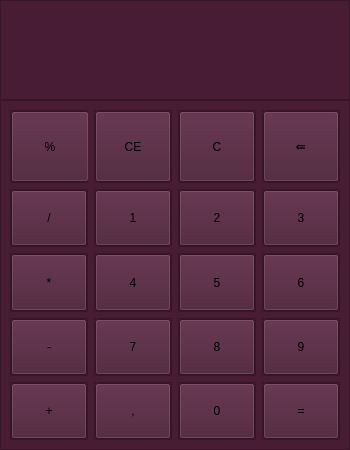
<?xml version="1.0" encoding="UTF-8"?>
<ui version="4.0">
 <class>MainWindow</class>
 <widget class="QMainWindow" name="MainWindow">
  <property name="geometry">
   <rect>
    <x>0</x>
    <y>0</y>
    <width>350</width>
    <height>450</height>
   </rect>
  </property>
  <property name="minimumSize">
   <size>
    <width>350</width>
    <height>450</height>
   </size>
  </property>
  <property name="maximumSize">
   <size>
    <width>350</width>
    <height>450</height>
   </size>
  </property>
  <property name="windowTitle">
   <string>Calculator</string>
  </property>
  <widget class="QWidget" name="centralwidget">
   <property name="minimumSize">
    <size>
     <width>350</width>
     <height>450</height>
    </size>
   </property>
   <property name="maximumSize">
    <size>
     <width>350</width>
     <height>450</height>
    </size>
   </property>
   <property name="styleSheet">
    <string notr="true">background-color: rgb(72, 28, 52);</string>
   </property>
   <layout class="QVBoxLayout" name="verticalLayout">
    <property name="spacing">
     <number>0</number>
    </property>
    <property name="leftMargin">
     <number>0</number>
    </property>
    <property name="topMargin">
     <number>0</number>
    </property>
    <property name="rightMargin">
     <number>0</number>
    </property>
    <property name="bottomMargin">
     <number>0</number>
    </property>
    <item>
     <widget class="QFrame" name="screen">
      <property name="minimumSize">
       <size>
        <width>350</width>
        <height>100</height>
       </size>
      </property>
      <property name="maximumSize">
       <size>
        <width>350</width>
        <height>100</height>
       </size>
      </property>
      <property name="frameShape">
       <enum>QFrame::StyledPanel</enum>
      </property>
      <property name="frameShadow">
       <enum>QFrame::Raised</enum>
      </property>
      <layout class="QVBoxLayout" name="verticalLayout_2">
       <item>
        <widget class="QLabel" name="label">
         <property name="text">
          <string/>
         </property>
        </widget>
       </item>
      </layout>
     </widget>
    </item>
    <item>
     <widget class="QFrame" name="panel">
      <property name="frameShape">
       <enum>QFrame::StyledPanel</enum>
      </property>
      <property name="frameShadow">
       <enum>QFrame::Raised</enum>
      </property>
      <layout class="QGridLayout" name="gridLayout_43">
       <item row="2" column="0">
        <widget class="QFrame" name="frame_3">
         <property name="frameShape">
          <enum>QFrame::StyledPanel</enum>
         </property>
         <property name="frameShadow">
          <enum>QFrame::Raised</enum>
         </property>
         <layout class="QGridLayout" name="gridLayout_3">
          <property name="leftMargin">
           <number>0</number>
          </property>
          <property name="topMargin">
           <number>0</number>
          </property>
          <property name="rightMargin">
           <number>0</number>
          </property>
          <property name="bottomMargin">
           <number>0</number>
          </property>
          <property name="spacing">
           <number>0</number>
          </property>
          <item row="0" column="0">
           <widget class="QPushButton" name="pushButton_3">
            <property name="maximumSize">
             <size>
              <width>78</width>
              <height>71</height>
             </size>
            </property>
            <property name="text">
             <string>*</string>
            </property>
           </widget>
          </item>
         </layout>
        </widget>
       </item>
       <item row="1" column="1">
        <widget class="QFrame" name="frame_14">
         <property name="frameShape">
          <enum>QFrame::StyledPanel</enum>
         </property>
         <property name="frameShadow">
          <enum>QFrame::Raised</enum>
         </property>
         <layout class="QGridLayout" name="gridLayout_29">
          <property name="leftMargin">
           <number>0</number>
          </property>
          <property name="topMargin">
           <number>0</number>
          </property>
          <property name="rightMargin">
           <number>0</number>
          </property>
          <property name="bottomMargin">
           <number>0</number>
          </property>
          <property name="spacing">
           <number>0</number>
          </property>
          <item row="0" column="0">
           <widget class="QPushButton" name="pushButton_29">
            <property name="maximumSize">
             <size>
              <width>78</width>
              <height>71</height>
             </size>
            </property>
            <property name="text">
             <string>1</string>
            </property>
           </widget>
          </item>
         </layout>
        </widget>
       </item>
       <item row="2" column="1">
        <widget class="QFrame" name="frame_11">
         <property name="frameShape">
          <enum>QFrame::StyledPanel</enum>
         </property>
         <property name="frameShadow">
          <enum>QFrame::Raised</enum>
         </property>
         <layout class="QGridLayout" name="gridLayout_26">
          <property name="leftMargin">
           <number>0</number>
          </property>
          <property name="topMargin">
           <number>0</number>
          </property>
          <property name="rightMargin">
           <number>0</number>
          </property>
          <property name="bottomMargin">
           <number>0</number>
          </property>
          <property name="spacing">
           <number>0</number>
          </property>
          <item row="0" column="0">
           <widget class="QPushButton" name="pushButton_26">
            <property name="maximumSize">
             <size>
              <width>78</width>
              <height>71</height>
             </size>
            </property>
            <property name="text">
             <string>4</string>
            </property>
           </widget>
          </item>
         </layout>
        </widget>
       </item>
       <item row="1" column="3">
        <widget class="QFrame" name="frame_26">
         <property name="frameShape">
          <enum>QFrame::StyledPanel</enum>
         </property>
         <property name="frameShadow">
          <enum>QFrame::Raised</enum>
         </property>
         <layout class="QGridLayout" name="gridLayout_41">
          <property name="leftMargin">
           <number>0</number>
          </property>
          <property name="topMargin">
           <number>0</number>
          </property>
          <property name="rightMargin">
           <number>0</number>
          </property>
          <property name="bottomMargin">
           <number>0</number>
          </property>
          <property name="spacing">
           <number>0</number>
          </property>
          <item row="0" column="0">
           <widget class="QPushButton" name="pushButton_41">
            <property name="maximumSize">
             <size>
              <width>78</width>
              <height>71</height>
             </size>
            </property>
            <property name="text">
             <string>3</string>
            </property>
           </widget>
          </item>
         </layout>
        </widget>
       </item>
       <item row="4" column="0">
        <widget class="QFrame" name="frame_7">
         <property name="frameShape">
          <enum>QFrame::StyledPanel</enum>
         </property>
         <property name="frameShadow">
          <enum>QFrame::Raised</enum>
         </property>
         <layout class="QGridLayout" name="gridLayout_4">
          <property name="leftMargin">
           <number>0</number>
          </property>
          <property name="topMargin">
           <number>0</number>
          </property>
          <property name="rightMargin">
           <number>0</number>
          </property>
          <property name="bottomMargin">
           <number>0</number>
          </property>
          <property name="spacing">
           <number>0</number>
          </property>
          <item row="0" column="0">
           <widget class="QPushButton" name="pushButton_4">
            <property name="maximumSize">
             <size>
              <width>78</width>
              <height>71</height>
             </size>
            </property>
            <property name="text">
             <string>+</string>
            </property>
           </widget>
          </item>
         </layout>
        </widget>
       </item>
       <item row="3" column="3">
        <widget class="QFrame" name="frame_25">
         <property name="frameShape">
          <enum>QFrame::StyledPanel</enum>
         </property>
         <property name="frameShadow">
          <enum>QFrame::Raised</enum>
         </property>
         <layout class="QGridLayout" name="gridLayout_40">
          <property name="leftMargin">
           <number>0</number>
          </property>
          <property name="topMargin">
           <number>0</number>
          </property>
          <property name="rightMargin">
           <number>0</number>
          </property>
          <property name="bottomMargin">
           <number>0</number>
          </property>
          <property name="spacing">
           <number>0</number>
          </property>
          <item row="0" column="0">
           <widget class="QPushButton" name="pushButton_40">
            <property name="maximumSize">
             <size>
              <width>78</width>
              <height>71</height>
             </size>
            </property>
            <property name="text">
             <string>9</string>
            </property>
           </widget>
          </item>
         </layout>
        </widget>
       </item>
       <item row="1" column="2">
        <widget class="QFrame" name="frame_20">
         <property name="frameShape">
          <enum>QFrame::StyledPanel</enum>
         </property>
         <property name="frameShadow">
          <enum>QFrame::Raised</enum>
         </property>
         <layout class="QGridLayout" name="gridLayout_35">
          <property name="leftMargin">
           <number>0</number>
          </property>
          <property name="topMargin">
           <number>0</number>
          </property>
          <property name="rightMargin">
           <number>0</number>
          </property>
          <property name="bottomMargin">
           <number>0</number>
          </property>
          <property name="spacing">
           <number>0</number>
          </property>
          <item row="0" column="0">
           <widget class="QPushButton" name="pushButton_35">
            <property name="maximumSize">
             <size>
              <width>78</width>
              <height>71</height>
             </size>
            </property>
            <property name="text">
             <string>2</string>
            </property>
           </widget>
          </item>
         </layout>
        </widget>
       </item>
       <item row="3" column="1">
        <widget class="QFrame" name="frame_13">
         <property name="frameShape">
          <enum>QFrame::StyledPanel</enum>
         </property>
         <property name="frameShadow">
          <enum>QFrame::Raised</enum>
         </property>
         <layout class="QGridLayout" name="gridLayout_28">
          <property name="leftMargin">
           <number>0</number>
          </property>
          <property name="topMargin">
           <number>0</number>
          </property>
          <property name="rightMargin">
           <number>0</number>
          </property>
          <property name="bottomMargin">
           <number>0</number>
          </property>
          <property name="spacing">
           <number>0</number>
          </property>
          <item row="0" column="0">
           <widget class="QPushButton" name="pushButton_28">
            <property name="maximumSize">
             <size>
              <width>78</width>
              <height>71</height>
             </size>
            </property>
            <property name="text">
             <string>7</string>
            </property>
           </widget>
          </item>
         </layout>
        </widget>
       </item>
       <item row="2" column="3">
        <widget class="QFrame" name="frame_23">
         <property name="frameShape">
          <enum>QFrame::StyledPanel</enum>
         </property>
         <property name="frameShadow">
          <enum>QFrame::Raised</enum>
         </property>
         <layout class="QGridLayout" name="gridLayout_38">
          <property name="leftMargin">
           <number>0</number>
          </property>
          <property name="topMargin">
           <number>0</number>
          </property>
          <property name="rightMargin">
           <number>0</number>
          </property>
          <property name="bottomMargin">
           <number>0</number>
          </property>
          <property name="spacing">
           <number>0</number>
          </property>
          <item row="0" column="0">
           <widget class="QPushButton" name="pushButton_38">
            <property name="maximumSize">
             <size>
              <width>78</width>
              <height>71</height>
             </size>
            </property>
            <property name="text">
             <string>6</string>
            </property>
           </widget>
          </item>
         </layout>
        </widget>
       </item>
       <item row="0" column="2">
        <widget class="QFrame" name="frame_18">
         <property name="frameShape">
          <enum>QFrame::StyledPanel</enum>
         </property>
         <property name="frameShadow">
          <enum>QFrame::Raised</enum>
         </property>
         <layout class="QGridLayout" name="gridLayout_33">
          <property name="leftMargin">
           <number>0</number>
          </property>
          <property name="topMargin">
           <number>0</number>
          </property>
          <property name="rightMargin">
           <number>0</number>
          </property>
          <property name="bottomMargin">
           <number>0</number>
          </property>
          <property name="spacing">
           <number>0</number>
          </property>
          <item row="0" column="0">
           <widget class="QPushButton" name="pushButton_33">
            <property name="maximumSize">
             <size>
              <width>78</width>
              <height>71</height>
             </size>
            </property>
            <property name="text">
             <string>C</string>
            </property>
           </widget>
          </item>
         </layout>
        </widget>
       </item>
       <item row="0" column="1">
        <widget class="QFrame" name="frame_12">
         <property name="frameShape">
          <enum>QFrame::StyledPanel</enum>
         </property>
         <property name="frameShadow">
          <enum>QFrame::Raised</enum>
         </property>
         <layout class="QGridLayout" name="gridLayout_27">
          <property name="leftMargin">
           <number>0</number>
          </property>
          <property name="topMargin">
           <number>0</number>
          </property>
          <property name="rightMargin">
           <number>0</number>
          </property>
          <property name="bottomMargin">
           <number>0</number>
          </property>
          <property name="spacing">
           <number>0</number>
          </property>
          <item row="0" column="0">
           <widget class="QPushButton" name="pushButton_27">
            <property name="maximumSize">
             <size>
              <width>78</width>
              <height>71</height>
             </size>
            </property>
            <property name="text">
             <string>CE</string>
            </property>
           </widget>
          </item>
         </layout>
        </widget>
       </item>
       <item row="3" column="2">
        <widget class="QFrame" name="frame_19">
         <property name="frameShape">
          <enum>QFrame::StyledPanel</enum>
         </property>
         <property name="frameShadow">
          <enum>QFrame::Raised</enum>
         </property>
         <layout class="QGridLayout" name="gridLayout_34">
          <property name="leftMargin">
           <number>0</number>
          </property>
          <property name="topMargin">
           <number>0</number>
          </property>
          <property name="rightMargin">
           <number>0</number>
          </property>
          <property name="bottomMargin">
           <number>0</number>
          </property>
          <property name="spacing">
           <number>0</number>
          </property>
          <item row="0" column="0">
           <widget class="QPushButton" name="pushButton_34">
            <property name="maximumSize">
             <size>
              <width>78</width>
              <height>71</height>
             </size>
            </property>
            <property name="text">
             <string>8</string>
            </property>
           </widget>
          </item>
         </layout>
        </widget>
       </item>
       <item row="4" column="2">
        <widget class="QFrame" name="frame_21">
         <property name="frameShape">
          <enum>QFrame::StyledPanel</enum>
         </property>
         <property name="frameShadow">
          <enum>QFrame::Raised</enum>
         </property>
         <layout class="QGridLayout" name="gridLayout_36">
          <property name="leftMargin">
           <number>0</number>
          </property>
          <property name="topMargin">
           <number>0</number>
          </property>
          <property name="rightMargin">
           <number>0</number>
          </property>
          <property name="bottomMargin">
           <number>0</number>
          </property>
          <property name="spacing">
           <number>0</number>
          </property>
          <item row="0" column="0">
           <widget class="QPushButton" name="pushButton_36">
            <property name="maximumSize">
             <size>
              <width>78</width>
              <height>71</height>
             </size>
            </property>
            <property name="text">
             <string>0</string>
            </property>
           </widget>
          </item>
         </layout>
        </widget>
       </item>
       <item row="0" column="0">
        <widget class="QFrame" name="frame">
         <property name="frameShape">
          <enum>QFrame::StyledPanel</enum>
         </property>
         <property name="frameShadow">
          <enum>QFrame::Raised</enum>
         </property>
         <layout class="QGridLayout" name="gridLayout">
          <property name="leftMargin">
           <number>0</number>
          </property>
          <property name="topMargin">
           <number>0</number>
          </property>
          <property name="rightMargin">
           <number>0</number>
          </property>
          <property name="bottomMargin">
           <number>0</number>
          </property>
          <property name="spacing">
           <number>0</number>
          </property>
          <item row="0" column="0">
           <widget class="QPushButton" name="pushButton">
            <property name="minimumSize">
             <size>
              <width>78</width>
              <height>71</height>
             </size>
            </property>
            <property name="text">
             <string>%</string>
            </property>
           </widget>
          </item>
         </layout>
        </widget>
       </item>
       <item row="4" column="3">
        <widget class="QFrame" name="frame_27">
         <property name="frameShape">
          <enum>QFrame::StyledPanel</enum>
         </property>
         <property name="frameShadow">
          <enum>QFrame::Raised</enum>
         </property>
         <layout class="QGridLayout" name="gridLayout_42">
          <property name="leftMargin">
           <number>0</number>
          </property>
          <property name="topMargin">
           <number>0</number>
          </property>
          <property name="rightMargin">
           <number>0</number>
          </property>
          <property name="bottomMargin">
           <number>0</number>
          </property>
          <property name="spacing">
           <number>0</number>
          </property>
          <item row="0" column="0">
           <widget class="QPushButton" name="pushButton_42">
            <property name="maximumSize">
             <size>
              <width>78</width>
              <height>71</height>
             </size>
            </property>
            <property name="text">
             <string>=</string>
            </property>
           </widget>
          </item>
         </layout>
        </widget>
       </item>
       <item row="2" column="2">
        <widget class="QFrame" name="frame_17">
         <property name="frameShape">
          <enum>QFrame::StyledPanel</enum>
         </property>
         <property name="frameShadow">
          <enum>QFrame::Raised</enum>
         </property>
         <layout class="QGridLayout" name="gridLayout_32">
          <property name="leftMargin">
           <number>0</number>
          </property>
          <property name="topMargin">
           <number>0</number>
          </property>
          <property name="rightMargin">
           <number>0</number>
          </property>
          <property name="bottomMargin">
           <number>0</number>
          </property>
          <property name="spacing">
           <number>0</number>
          </property>
          <item row="0" column="0">
           <widget class="QPushButton" name="pushButton_32">
            <property name="maximumSize">
             <size>
              <width>78</width>
              <height>71</height>
             </size>
            </property>
            <property name="text">
             <string>5</string>
            </property>
           </widget>
          </item>
         </layout>
        </widget>
       </item>
       <item row="0" column="3">
        <widget class="QFrame" name="frame_24">
         <property name="frameShape">
          <enum>QFrame::StyledPanel</enum>
         </property>
         <property name="frameShadow">
          <enum>QFrame::Raised</enum>
         </property>
         <layout class="QGridLayout" name="gridLayout_39">
          <property name="leftMargin">
           <number>0</number>
          </property>
          <property name="topMargin">
           <number>0</number>
          </property>
          <property name="rightMargin">
           <number>0</number>
          </property>
          <property name="bottomMargin">
           <number>0</number>
          </property>
          <property name="spacing">
           <number>0</number>
          </property>
          <item row="0" column="0">
           <widget class="QPushButton" name="pushButton_39">
            <property name="maximumSize">
             <size>
              <width>78</width>
              <height>71</height>
             </size>
            </property>
            <property name="text">
             <string>⇚</string>
            </property>
           </widget>
          </item>
         </layout>
        </widget>
       </item>
       <item row="3" column="0">
        <widget class="QFrame" name="frame_9">
         <property name="frameShape">
          <enum>QFrame::StyledPanel</enum>
         </property>
         <property name="frameShadow">
          <enum>QFrame::Raised</enum>
         </property>
         <layout class="QGridLayout" name="gridLayout_6">
          <property name="leftMargin">
           <number>0</number>
          </property>
          <property name="topMargin">
           <number>0</number>
          </property>
          <property name="rightMargin">
           <number>0</number>
          </property>
          <property name="bottomMargin">
           <number>0</number>
          </property>
          <property name="spacing">
           <number>0</number>
          </property>
          <item row="0" column="0">
           <widget class="QPushButton" name="pushButton_6">
            <property name="maximumSize">
             <size>
              <width>78</width>
              <height>71</height>
             </size>
            </property>
            <property name="text">
             <string>-</string>
            </property>
           </widget>
          </item>
         </layout>
        </widget>
       </item>
       <item row="1" column="0">
        <widget class="QFrame" name="frame_2">
         <property name="frameShape">
          <enum>QFrame::StyledPanel</enum>
         </property>
         <property name="frameShadow">
          <enum>QFrame::Raised</enum>
         </property>
         <layout class="QGridLayout" name="gridLayout_2">
          <property name="leftMargin">
           <number>0</number>
          </property>
          <property name="topMargin">
           <number>0</number>
          </property>
          <property name="rightMargin">
           <number>0</number>
          </property>
          <property name="bottomMargin">
           <number>0</number>
          </property>
          <property name="spacing">
           <number>0</number>
          </property>
          <item row="0" column="0">
           <widget class="QPushButton" name="pushButton_2">
            <property name="maximumSize">
             <size>
              <width>78</width>
              <height>71</height>
             </size>
            </property>
            <property name="text">
             <string>/</string>
            </property>
           </widget>
          </item>
         </layout>
        </widget>
       </item>
       <item row="4" column="1">
        <widget class="QFrame" name="frame_15">
         <property name="frameShape">
          <enum>QFrame::StyledPanel</enum>
         </property>
         <property name="frameShadow">
          <enum>QFrame::Raised</enum>
         </property>
         <layout class="QGridLayout" name="gridLayout_30">
          <property name="leftMargin">
           <number>0</number>
          </property>
          <property name="topMargin">
           <number>0</number>
          </property>
          <property name="rightMargin">
           <number>0</number>
          </property>
          <property name="bottomMargin">
           <number>0</number>
          </property>
          <property name="spacing">
           <number>0</number>
          </property>
          <item row="0" column="0">
           <widget class="QPushButton" name="pushButton_30">
            <property name="maximumSize">
             <size>
              <width>78</width>
              <height>71</height>
             </size>
            </property>
            <property name="text">
             <string>,</string>
            </property>
           </widget>
          </item>
         </layout>
        </widget>
       </item>
      </layout>
     </widget>
    </item>
   </layout>
  </widget>
 </widget>
 <resources/>
 <connections/>
</ui>
